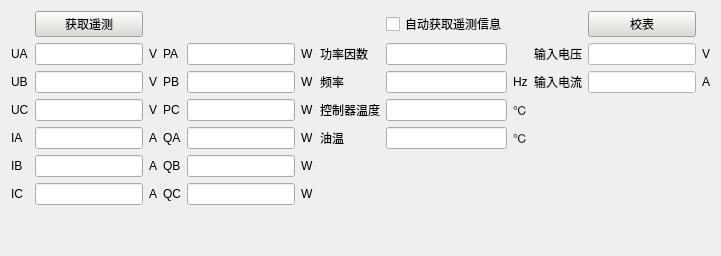
        <widget class="QWidget" name="page_yc">
         <layout class="QHBoxLayout" name="horizontalLayout_7">
          <item>
           <layout class="QGridLayout" name="gridLayout_4">
            <item row="3" column="4">
             <widget class="QLineEdit" name="lineEdit_p_c_yc"/>
            </item>
            <item row="4" column="4">
             <widget class="QLineEdit" name="lineEdit_q_a_yc"/>
            </item>
            <item row="1" column="10">
             <widget class="QLabel" name="label_2">
              <property name="text">
               <string>输入电压</string>
              </property>
             </widget>
            </item>
            <item row="2" column="11">
             <widget class="QLineEdit" name="adjust_i">
              <property name="styleSheet">
               <string notr="true">background-color: rgb(255, 255, 255);</string>
              </property>
             </widget>
            </item>
            <item row="1" column="12">
             <widget class="QLabel" name="label_13">
              <property name="text">
               <string>V</string>
              </property>
             </widget>
            </item>
            <item row="2" column="12">
             <widget class="QLabel" name="label_15">
              <property name="text">
               <string>A</string>
              </property>
             </widget>
            </item>
            <item row="6" column="2">
             <widget class="QLabel" name="label_35">
              <property name="text">
               <string>A</string>
              </property>
             </widget>
            </item>
            <item row="1" column="1">
             <widget class="QLineEdit" name="lineEdit_u_a_yc"/>
            </item>
            <item row="0" column="7">
             <widget class="QCheckBox" name="checkBox_yc_switch">
              <property name="text">
               <string>自动获取遥测信息</string>
              </property>
             </widget>
            </item>
            <item row="1" column="7">
             <widget class="QLineEdit" name="lineEdit_pf_yc"/>
            </item>
            <item row="1" column="6">
             <widget class="QLabel" name="label_33">
              <property name="text">
               <string>功率因数</string>
              </property>
             </widget>
            </item>
            <item row="1" column="5">
             <widget class="QLabel" name="label_36">
              <property name="text">
               <string>W</string>
              </property>
             </widget>
            </item>
            <item row="2" column="7">
             <widget class="QLineEdit" name="lineEdit_freq_yc"/>
            </item>
            <item row="2" column="6">
             <widget class="QLabel" name="label_41">
              <property name="text">
               <string>频率</string>
              </property>
             </widget>
            </item>
            <item row="3" column="7">
             <widget class="QLineEdit" name="lineEdit_temp_yc"/>
            </item>
            <item row="4" column="7">
             <widget class="QLineEdit" name="lineEdit_oil_tmp"/>
            </item>
            <item row="2" column="5">
             <widget class="QLabel" name="label_37">
              <property name="text">
               <string>W</string>
              </property>
             </widget>
            </item>
            <item row="4" column="8">
             <widget class="QLabel" name="label_93">
              <property name="text">
               <string>℃</string>
              </property>
             </widget>
            </item>
            <item row="3" column="8">
             <widget class="QLabel" name="label_40">
              <property name="text">
               <string>℃</string>
              </property>
             </widget>
            </item>
            <item row="6" column="0">
             <widget class="QLabel" name="label_28">
              <property name="text">
               <string>IC</string>
              </property>
             </widget>
            </item>
            <item row="5" column="2">
             <widget class="QLabel" name="label_34">
              <property name="text">
               <string>A</string>
              </property>
             </widget>
            </item>
            <item row="4" column="2">
             <widget class="QLabel" name="label_25">
              <property name="text">
               <string>A</string>
              </property>
             </widget>
            </item>
            <item row="2" column="0">
             <widget class="QLabel" name="label_21">
              <property name="text">
               <string>UB</string>
              </property>
             </widget>
            </item>
            <item row="2" column="1">
             <widget class="QLineEdit" name="lineEdit_u_b_yc"/>
            </item>
            <item row="1" column="2">
             <widget class="QLabel" name="label_20">
              <property name="text">
               <string>V</string>
              </property>
             </widget>
            </item>
            <item row="4" column="0">
             <widget class="QLabel" name="label_24">
              <property name="text">
               <string>IA</string>
              </property>
             </widget>
            </item>
            <item row="1" column="11">
             <widget class="QLineEdit" name="adjust_v">
              <property name="styleSheet">
               <string notr="true">background-color: rgb(255, 255, 255);</string>
              </property>
             </widget>
            </item>
            <item row="0" column="11">
             <widget class="QPushButton" name="adjust">
              <property name="styleSheet">
               <string notr="true">background-color: rgb(219, 220, 211);</string>
              </property>
              <property name="text">
               <string>校表</string>
              </property>
             </widget>
            </item>
            <item row="2" column="10">
             <widget class="QLabel" name="label_3">
              <property name="text">
               <string>输入电流</string>
              </property>
             </widget>
            </item>
            <item row="4" column="5">
             <widget class="QLabel" name="label_44">
              <property name="text">
               <string>W</string>
              </property>
             </widget>
            </item>
            <item row="5" column="5">
             <widget class="QLabel" name="label_84">
              <property name="text">
               <string>W</string>
              </property>
             </widget>
            </item>
            <item row="6" column="5">
             <widget class="QLabel" name="label_101">
              <property name="text">
               <string>W</string>
              </property>
             </widget>
            </item>
            <item row="1" column="0">
             <widget class="QLabel" name="label_19">
              <property name="text">
               <string>UA</string>
              </property>
             </widget>
            </item>
            <item row="3" column="0">
             <widget class="QLabel" name="label_23">
              <property name="text">
               <string>UC</string>
              </property>
             </widget>
            </item>
            <item row="4" column="1">
             <widget class="QLineEdit" name="lineEdit_i_a_yc"/>
            </item>
            <item row="2" column="2">
             <widget class="QLabel" name="label_22">
              <property name="text">
               <string>V</string>
              </property>
             </widget>
            </item>
            <item row="6" column="1">
             <widget class="QLineEdit" name="lineEdit_i_c_yc"/>
            </item>
            <item row="3" column="2">
             <widget class="QLabel" name="label_26">
              <property name="text">
               <string>V</string>
              </property>
             </widget>
            </item>
            <item row="3" column="1">
             <widget class="QLineEdit" name="lineEdit_u_c_yc"/>
            </item>
            <item row="5" column="1">
             <widget class="QLineEdit" name="lineEdit_i_b_yc"/>
            </item>
            <item row="5" column="3">
             <widget class="QLabel" name="label_45">
              <property name="text">
               <string>QB</string>
              </property>
             </widget>
            </item>
            <item row="5" column="0">
             <widget class="QLabel" name="label_27">
              <property name="text">
               <string>IB</string>
              </property>
             </widget>
            </item>
            <item row="0" column="1">
             <widget class="QPushButton" name="get_yc_switch">
              <property name="styleSheet">
               <string notr="true">background-color: rgb(219, 220, 211);</string>
              </property>
              <property name="text">
               <string>获取遥测</string>
              </property>
             </widget>
            </item>
            <item row="3" column="5">
             <widget class="QLabel" name="label_43">
              <property name="text">
               <string>W</string>
              </property>
             </widget>
            </item>
            <item row="2" column="8">
             <widget class="QLabel" name="label_39">
              <property name="text">
               <string>Hz</string>
              </property>
             </widget>
            </item>
            <item row="4" column="6">
             <widget class="QLabel" name="label_42">
              <property name="text">
               <string>油温</string>
              </property>
             </widget>
            </item>
            <item row="3" column="6">
             <widget class="QLabel" name="label_38">
              <property name="text">
               <string>控制器温度</string>
              </property>
             </widget>
            </item>
            <item row="6" column="4">
             <widget class="QLineEdit" name="lineEdit_q_c_yc"/>
            </item>
            <item row="5" column="4">
             <widget class="QLineEdit" name="lineEdit_q_b_yc"/>
            </item>
            <item row="3" column="3">
             <widget class="QLabel" name="label_31">
              <property name="text">
               <string>PC</string>
              </property>
             </widget>
            </item>
            <item row="2" column="4">
             <widget class="QLineEdit" name="lineEdit_p_b_yc"/>
            </item>
            <item row="1" column="4">
             <widget class="QLineEdit" name="lineEdit_p_a_yc"/>
            </item>
            <item row="1" column="3">
             <widget class="QLabel" name="label_29">
              <property name="text">
               <string>PA</string>
              </property>
             </widget>
            </item>
            <item row="2" column="3">
             <widget class="QLabel" name="label_30">
              <property name="text">
               <string>PB</string>
              </property>
             </widget>
            </item>
            <item row="4" column="3">
             <widget class="QLabel" name="label_32">
              <property name="text">
               <string>QA</string>
              </property>
             </widget>
            </item>
            <item row="6" column="3">
             <widget class="QLabel" name="label_76">
              <property name="text">
               <string>QC</string>
              </property>
             </widget>
            </item>
            <item row="7" column="4">
             <spacer name="verticalSpacer_5">
              <property name="orientation">
               <enum>Qt::Vertical</enum>
              </property>
              <property name="sizeHint" stdset="0">
               <size>
                <width>20</width>
                <height>40</height>
               </size>
              </property>
             </spacer>
            </item>
           </layout>
          </item>
         </layout>
        </widget>
